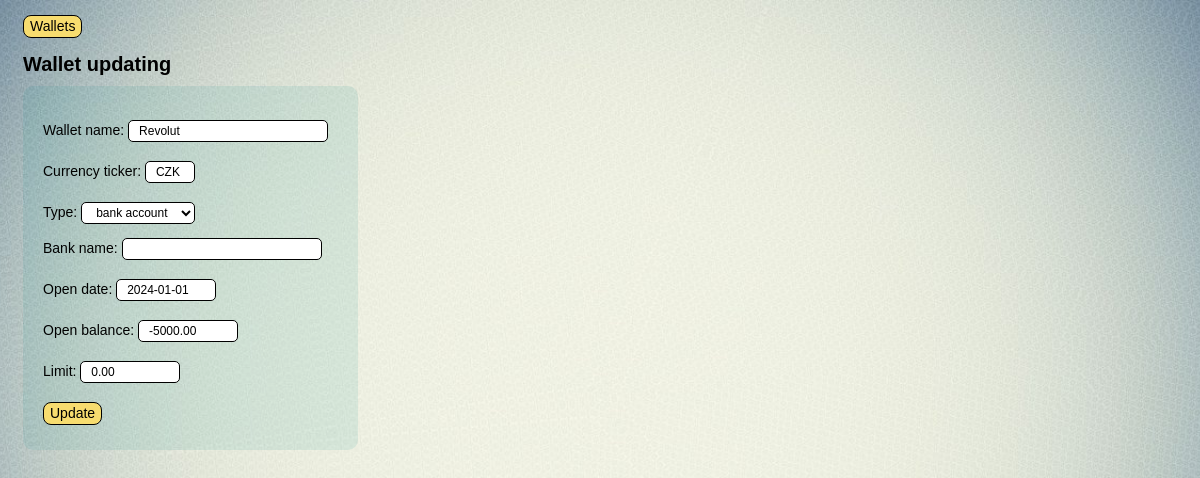
/finance/home_wlt/9/update_wlt/, run on an earlier commit of the app's database.
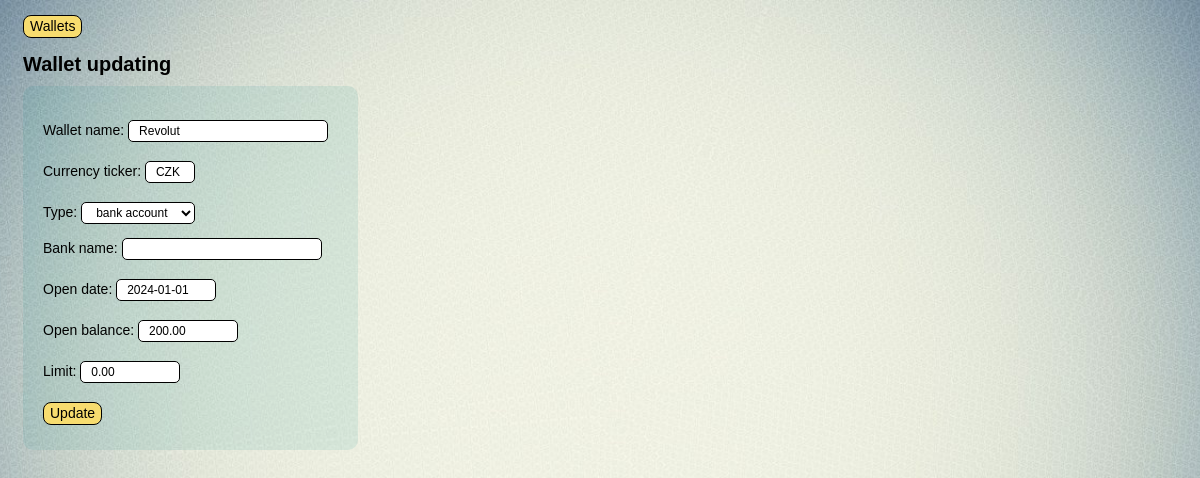
And on a later commit of the database.
### finance/models.py (models this page shows, shortened)
class Wallet(models.Model):
    W_TYPES = (
        ('a', 'account'),
        ('b', 'bank account'),
        ('c', 'cash'),
        )
    w_name = models.CharField(max_length=20, verbose_name = 'Wallet name')
    w_ticker = models.CharField(max_length=3, verbose_name = 'Currency ticker')
    w_type = models.CharField(max_length=1, choices=W_TYPES, verbose_name = 'Type')
    w_bank = models.CharField(max_length=25, verbose_name = 'Bank name', blank=True)
    w_date = models.DateField(db_index=True, verbose_name = 'Open date')
    w_balance = models.DecimalField(max_digits=12, decimal_places=2, verbose_name = 'Open balance', default=0.00)
    f_name = models.CharField(max_length=24, blank=True, verbose_name='Full wallet name')
    w_limit = models.DecimalField(max_digits=12, decimal_places=2, verbose_name = 'Limit', default=0.00)
    class Meta:
        verbose_name = 'wallet'
        verbose_name_plural = 'wallets'
        ordering = ['w_name']

### finance/views.py (the view, shortened to what this page needs)
# urls.py: path('home_wlt/<int:pk>/update_wlt/', Update_wlt.as_view(), name = 'update_wlt'),
class Update_wlt(UpdateView):#____________________________________________Update_wlt
    model = Wallet
    form_class = Form_create_wlt
    template_name = 'finance/tmplt_update_wlt.html'

### finance/forms.py
class Form_create_wlt(forms.ModelForm):#__________________________________________Form_create_wlt
    class Meta:
        model = Wallet
        fields = ['w_name', 'w_ticker', 'w_type', 'w_bank', 'w_date', 'w_balance', 'w_limit']
    def __init__(self, *args, **kwargs):
        super(Form_create_wlt, self).__init__(*args, **kwargs)
        self.fields['w_name'].widget.attrs.update({'style': 'width: 200px;'})
        self.fields['w_ticker'].widget.attrs.update({'style': 'width: 50px;'})
        self.fields['w_bank'].widget.attrs.update({'style': 'width: 200;'})

### finance/templates/finance/tmplt_update_wlt.html (shortened to what this page needs)
{% extends 'layout/basic.html' %}
{% load static %}
{% block menu %}
    <div class = 'nav'>
        <button class="btn nav_btn" onclick="location.href='{% url 'home' %}'">Wallets</button>
    </div>
{% endblock %}
{% block header %} <h1> Wallet updating </h1>{% endblock %}
{% block left_side %}
    <div class="container_dark">
        <form method='POST'>
            {{ form.as_p }}
            <button type='submit' class="btn nav_btn">Update</button>
        </form>
    </div>
{% endblock %}

What changed in the data, as far as the page shows it:
changed Wallet "Revolut": w_balance "-5000.00" → "200.00"
